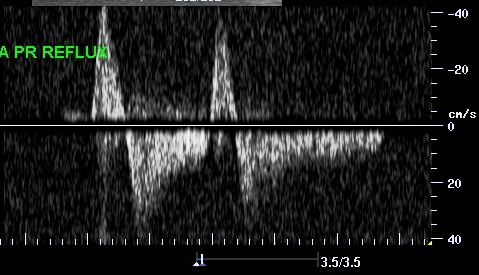
#> input picture Photos/43.jpg, 479 x 275 px
$ jupyter execute --allow-errors 'Most dominant colors.ipynb'   (shell and % lines are left out)
#> lines starting #> are read from the running program, lines starting #| are printed output that depends on the picture
## Jupyter declarations

## Imports

[cell 1]
import os
import cv2
import numpy as np
import math
from matplotlib import pyplot as plt
from collections import Counter
from sklearn.cluster import KMeans
plt.rcParams["figure.figsize"] = (20,10)

## Get images path

[cell 2]
def get_all_images(path):
    files = []
    for name in os.listdir(path):
        if os.path.isfile(os.path.join(path, name)):
            files.append(os.path.join(path,name))
    return files

## Read image

[cell 3]
def read_image(filename):
#> called with filename = 'Photos/43.jpg'
    return cv2.imread(filename)
#> returned value is the input picture: shape (275, 479, 3); mean B, G, R 28.6, 29.2, 28.4

## Show image

[cell 4]
def show_image(title, image, cmpa='gray'):
    plt.imshow(image, cmap=cmpa)
    plt.title(title)
    plt.show()

## Sklearn grayscale histogram

[cell 5]
def sklearn_grayscale_histogram(image):
    image = image.copy()
    image = cv2.cvtColor(image, cv2.COLOR_BGR2GRAY)
    image_array = np.array(image)
    image_vector = image_array.reshape((-1, 1))
    model = KMeans(n_clusters=10)
    labels = model.fit_predict(image_vector)
    label_counts = Counter(labels)
#> label_counts = 10 items
    total_count = sum(label_counts.values())
#> total_count = 131725
    print(model.cluster_centers_)
    colors = [int(round(color[0])) for color in model.cluster_centers_]
    print(colors)
#     ## maybe different coversion is needed because centers are float
#     colors = [[int(center[0]), int(center[1]), int(center[2])] for center in model.cluster_centers_]
    occurences = label_counts.values()
    result = list(zip(colors, list(occurences)))
#> result = [(2, 69275), (106, 5027), (207, 8459), (34, 15175), (79, 3798), (18, 1681), (146, 2163), (241, 22103), (180, 2087), (52, 1957)]
    print(result)
#| [(2, 69275), (106, 5027), (207, 8459), (34, 15175), (79, 3798), (18, 1681), (146, 2163), (241, 22103), (180, 2087), (52, 1957)]

    rgb_colors = [[color / 255, color / 255, color / 255] for color in colors]
    print(rgb_colors)
    plt.subplot(222)
    plt.pie(label_counts.values(), labels=colors, colors=rgb_colors, startangle=90)
    plt.axis('equal')
    plt.show()
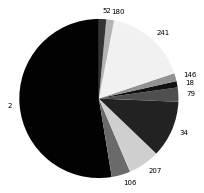
#> figure drawn by matplotlib, 1 panel
    show_image('image', image)
    return result
image = read_image('Photos/43.jpg')
sklearn_grayscale_histogram(image)
#> Out has the same summary as result in sklearn_grayscale_histogram
#> pass 2 of the loop in get_all_images, `for name in os.listdir(path):`:
#> pass 3 of the loop in get_all_images, `for name in os.listdir(path):`:
#> the loop made 4 passes; the first 3 are shown
#> call 2 of read_image, with filename = 'Photos/0.jpg'
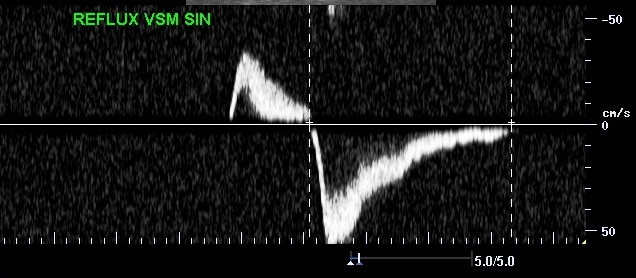
#> input picture Photos/0.jpg, 636 x 278 px
#> in read_image, returned value is the input picture: shape (278, 636, 3); mean B, G, R 23.1, 23.7, 23

## Sklearn RGB histogram

[cell 6]
def sklearn_rgb_histogram(image):
    image_path = 'Photos/43.jpg'
    image = read_image(image_path)
    image_array = np.array(image)
    image_vector = image_array.reshape((image_array.shape[0] * image_array.shape[1], 3))
    model = KMeans(n_clusters=6)
    labels = model.fit_predict(image_vector)
    label_counts = Counter(labels)
    total_count = sum(label_counts.values())
    ## maybe different coversion is needed because centers are float
    colors = [[int(center[0]), int(center[1]), int(center[2])] for center in model.cluster_centers_]
    occurences = label_counts.values()
    result = list(zip(colors, list(occurences)))

    plt.subplot(222)
    plt.pie(label_counts.values(), labels=colors, colors=[color / 255 for color in model.cluster_centers_], startangle=90)
    plt.axis('equal')
    plt.show()
    show_image('image', image)

#> (the rest of this cell did not finish here and is left out)

## Manual threshold based on selected color

[cell 7]
def manaual_threshold(image):
    image = image.copy()
    image = cv2.cvtColor(image, cv2.COLOR_BGR2GRAY)
#> image: shape (278, 636)
    rows, cols = image.shape
#> rows = 278; cols = 636

    for i in range(rows):
        for j in range(cols):
            pixel_value = image[i, j]
            if pixel_value <= 80:
                image[i, j] = 0
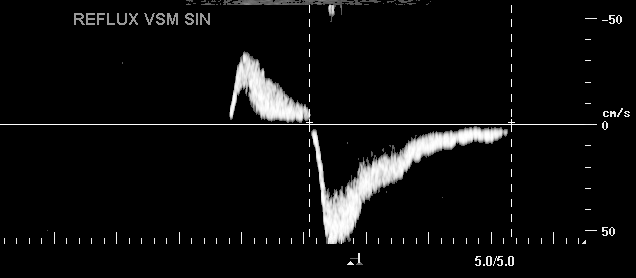
#> image: shape (278, 636); min 0, max 255, mean 13.2

    show_image('image', image)

paths = get_all_images('Photos')
for image_path in paths:
    image = read_image(image_path)
    manaual_threshold(image)
#> pass 2 of the loop `for image_path in paths:`:
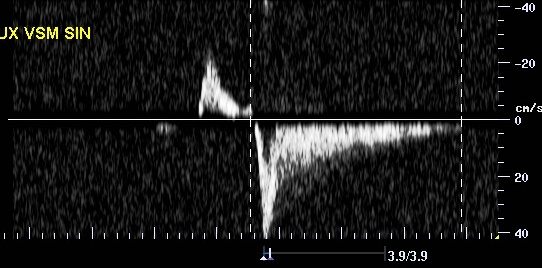
#> input picture Photos/1.jpg, 542 x 268 px
#> in read_image, returned value is the input picture: shape (268, 542, 3); mean B, G, R 23.7, 24, 24
#> after the loop in manaual_threshold (call 2), `for i in range(rows):`:
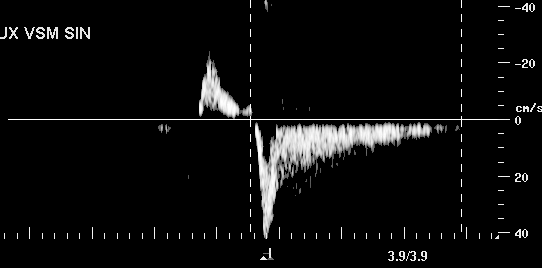
#> image: shape (268, 542); min 0, max 255, mean 12.8
#> pass 3 of the loop `for image_path in paths:`:
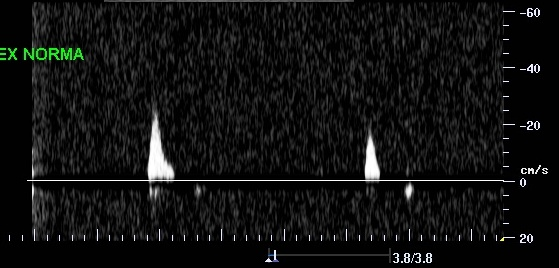
#> input picture Photos/10.jpg, 559 x 268 px
#> in read_image, returned value is the input picture: shape (268, 559, 3); mean B, G, R 17.1, 17.5, 16.9
#> after the loop in manaual_threshold (call 3), `for i in range(rows):`:
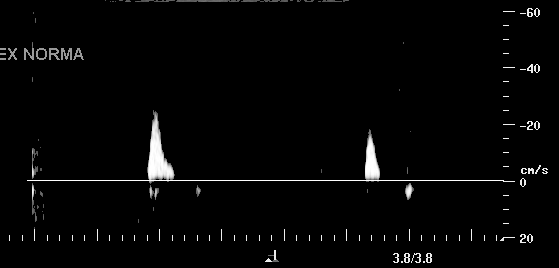
#> image: shape (268, 559); min 0, max 255, mean 5.5
#> the loop made 4 passes; the first 3 are shown

show_image('image', image)
